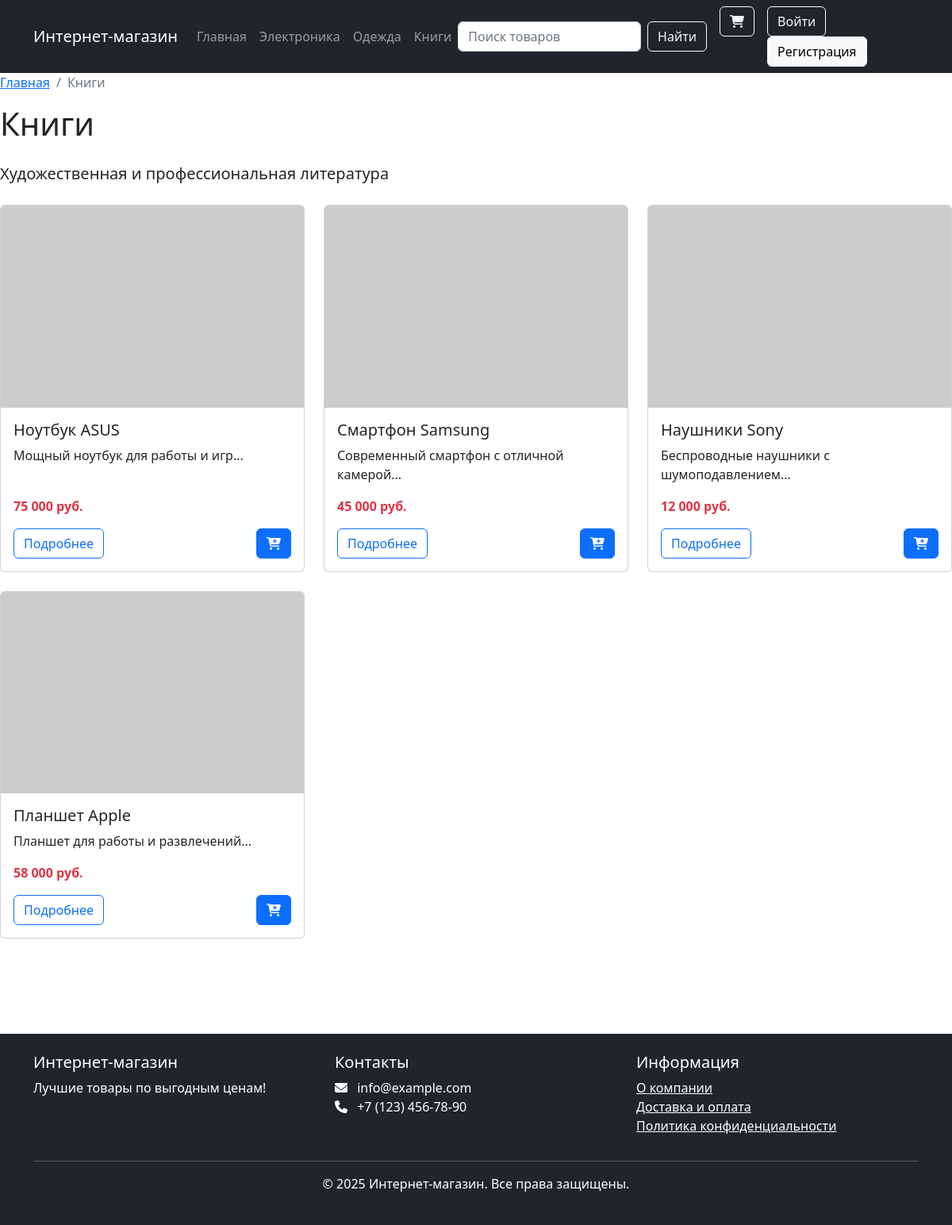
Page /category/1 on the committed database.
### tables this page shows
CREATE TABLE IF NOT EXISTS categories (
    id INT AUTO_INCREMENT PRIMARY KEY,
    name VARCHAR(100) NOT NULL,
    description TEXT,
    image VARCHAR(255)
);

CREATE TABLE IF NOT EXISTS products (
    id INT AUTO_INCREMENT PRIMARY KEY,
    category_id INT NOT NULL,
    name VARCHAR(255) NOT NULL,
    description TEXT,
    price DECIMAL(10, 2) NOT NULL,
    image VARCHAR(255),
    stock INT NOT NULL DEFAULT 0,
    created_at TIMESTAMP DEFAULT CURRENT_TIMESTAMP,
    FOREIGN KEY (category_id) REFERENCES categories(id) ON DELETE CASCADE
);

### controllers/Controller.php (called while the page is built, shortened)
<?php
abstract class Controller {
    protected function render($view, $data = []) {
        extract($data);
        include "views/layout/header.php";
        include "views/$view.php";
        include "views/layout/footer.php";
    }
}
?>

### controllers/CatergoryController.php (called while the page is built, shortened)
<?php
class CategoryController extends Controller {
    public function view($id) {
        $categoryModel = new Category();
        $category = $categoryModel->getById($id);
        $products = $categoryModel->getProducts($id);
        $this->render('category/view', [
            'category' => $category,
            'products' => $products
        ]);
    }
}
?>

### models/Database.php (called while the page is built, shortened)
<?php
class Database {
    private $connection;
    private static $instance = null;
    private function __construct() {
        try {
            $this->connection = new PDO(
                'mysql:host=' . Config::DB_HOST . ';dbname=' . Config::DB_NAME . ';charset=utf8',
                Config::DB_USER,
                Config::DB_PASS
            );
            $this->connection->setAttribute(PDO::ATTR_ERRMODE, PDO::ERRMODE_EXCEPTION);
            $this->connection->setAttribute(PDO::ATTR_DEFAULT_FETCH_MODE, PDO::FETCH_ASSOC);
        } catch (PDOException $e) {
            die('Ошибка подключения к базе данных: ' . $e->getMessage());
        }
    }
    public static function getInstance() {
        if (self::$instance === null) {
            self::$instance = new self();
        }
        return self::$instance;
    }
    public function query($sql, $params = []) {
        $stmt = $this->connection->prepare($sql);
        $stmt->execute($params);
        return $stmt;
    }
    public function select($sql, $params = []) {
        $stmt = $this->query($sql, $params);
        return $stmt->fetchAll();
    }
    public function selectOne($sql, $params = []) {
        $stmt = $this->query($sql, $params);
        return $stmt->fetch();
    }
}
?>

### models/Model.php (called while the page is built, shortened)
<?php abstract class Model {
    protected $db;
    protected $table;
    public function __construct() {
        $this->db = Database::getInstance();
    }
    public function getAll() {
        return $this->db->select("SELECT * FROM $this->table");
    }
    public function getById($id) {
        return $this->db->selectOne("SELECT * FROM $this->table WHERE id = :id", ['id' => $id]);
    }
}
?>

### models/Category.php (called while the page is built, shortened)
<?php
class Category extends Model {
    public function __construct() {
        $this->table = 'categories';
    }
    public function getProducts($categoryId) {
        return $this->db->select(
            "SELECT * FROM products WHERE category_id = :category_id",
            ['category_id' => $categoryId]
        );
    }
}
?>

### views/category/view.php (the view, shortened to what this page needs)
<nav aria-label="breadcrumb">
    <ol class="breadcrumb">
        <li class="breadcrumb-item"><a href="/">Главная</a></li>
        <li class="breadcrumb-item active" aria-current="page"><?php echo $category['name']; ?></li>
    </ol>
</nav>
<h1 class="mb-4"><?php echo $category['name']; ?></h1>
<p class="lead mb-4"><?php echo $category['description']; ?></p>
<?php if (empty($products)): ?>
    <div class="alert alert-info">В данной категории пока нет товаров.</div>
<?php else: ?>
    <div class="row">
        <?php foreach ($products as $product): ?>
            <div class="col-md-4 mb-4">
                <div class="card product-card h-100">
                    <img src="https://via.placeholder.com/300x200?text=<?php echo urlencode($product['name']); ?>" class="card-img-top" alt="<?php echo $product['name']; ?>">
                    <div class="card-body d-flex flex-column">
                        <h5 class="card-title"><?php echo $product['name']; ?></h5>
                        <p class="card-text flex-grow-1"><?php echo mb_substr($product['description'], 0, 100) . '...'; ?></p>
                        <p class="card-text fw-bold text-danger"><?php echo number_format($product['price'], 0, ',', ' '); ?> руб.</p>
                        <div class="d-flex justify-content-between mt-auto">
                            <a href="/product/<?php echo $product['id']; ?>" class="btn btn-outline-primary">Подробнее</a>
                            <form action="/cart/add" method="POST">
                                <button type="submit" class="btn btn-primary">
                                    <i class="fas fa-cart-plus"></i>
                                </button>
                            </form>
                        </div>
                    </div>
                </div>
            </div>
        <?php endforeach; ?>
    </div>
<?php endif; ?>

### views/layout/header.php (shortened to what this page needs)
<!DOCTYPE html>
<html lang="ru">
<head>
    <link rel="stylesheet" href="https://cdn.jsdelivr.net/npm/bootstrap@5.2.3/dist/css/bootstrap.min.css">
    <link rel="stylesheet" href="https://cdnjs.cloudflare.com/ajax/libs/font-awesome/6.4.0/css/all.min.css">
</head>
<body>
    <header>
        <nav class="navbar navbar-expand-lg navbar-dark bg-dark">
            <div class="container">
                <a class="navbar-brand" href="/">Интернет-магазин</a>
                <div class="collapse navbar-collapse" id="navbarNav">
                    <ul class="navbar-nav me-auto">
                        <li class="nav-item">
                            <a class="nav-link" href="/">Главная</a>
                        </li>
                        <?php
                        $categoryModel = new Category();
                        $categories = $categoryModel->getAll();
                        foreach ($categories as $category) {
                            echo '<li class="nav-item">';
                            echo '<a class="nav-link" href="/category/' . $category['id'] . '">' . $category['name'] . '</a>';
                            echo '</li>';
                        }
                        ?>
                    </ul>
                    <form class="d-flex me-3" action="/search" method="GET">
                        <input class="form-control me-2" type="search" name="query" placeholder="Поиск товаров" required>
                        <button class="btn btn-outline-light" type="submit">Найти</button>
                    </form>
                    <div class="d-flex">
                        <div class="me-3 position-relative">
                            <a href="/cart" class="btn btn-outline-light">
                                <i class="fas fa-shopping-cart"></i>
                            </a>
                        </div>
                        <?php if (isset($_SESSION['user_id'])): ?>
                            <div class="dropdown">
                                <button class="btn btn-outline-light dropdown-toggle" type="button" id="userDropdown" data-bs-toggle="dropdown">
                                    <i class="fas fa-user"></i> <?php echo $_SESSION['user_name']; ?>
                                </button>
                                <ul class="dropdown-menu dropdown-menu-end">
                                    <li><a class="dropdown-item" href="/user/profile">Профиль</a></li>
                                    <li><hr class="dropdown-divider"></li>
                                    <li><a class="dropdown-item" href="/user/logout">Выйти</a></li>
                                </ul>
                            </div>
                        <?php else: ?>
                            <div>
                                <a href="/user/login" class="btn btn-outline-light me-2">Войти</a>
                                <a href="/user/register" class="btn btn-light">Регистрация</a>
                            </div>
                        <?php endif; ?>
                    </div>
                </div>
            </div>
        </nav>
    </header>

### views/layout/header.php (style rules this page uses)
.product-card { height: 100%; transition: transform 0.3s; }

### rows in the picture
categories: name "Электроника"
categories: name "Одежда"
categories: name "Книги", description "Художественная и профессиональная литература"
products: name "Ноутбук ASUS", description "Мощный ноутбук для работы и игр", price "75 000"
products: name "Смартфон Samsung", description "Современный смартфон с отличной камерой", price "45 000"
products: name "Наушники Sony", description "Беспроводные наушники с шумоподавлением", price "12 000"
products: name "Планшет Apple", description "Планшет для работы и развлечений", price "58 000"
